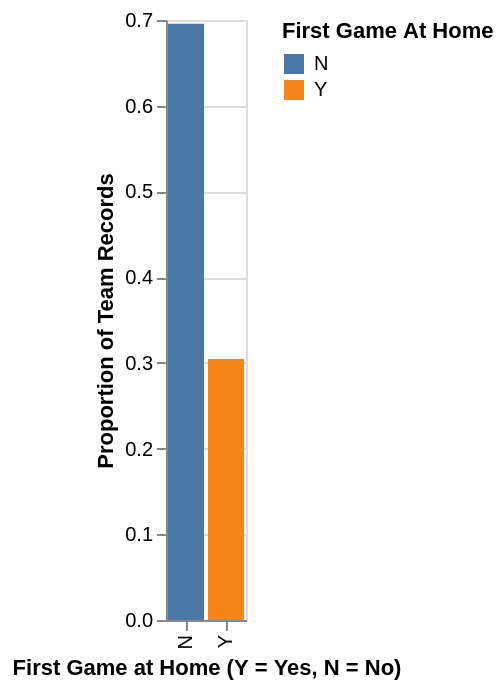

The code cell stored with this chart in its notebook:
### Code cell
home_counts = (tidy_data.groupby('first_game_at_home')
               .size()
              .reset_index(name='count'))
home_counts = home_counts.assign(proportion = home_counts['count']/home_counts['count'].sum())
home_proportion_plot = alt.Chart(home_counts).mark_bar().encode(
    x=alt.X("first_game_at_home:N").title("First Game at Home (Y = Yes, N = No)"),
    y=alt.Y("proportion:Q").title("Proportion of Team Records"),
    color=alt.Color('first_game_at_home:N').title('First Game At Home')
)
home_proportion_plot

### Figure 1 — Vega-Lite specification as saved in the notebook (floating-point values rounded to 4 significant figures)
{"config": {"view": {"continuousWidth": 300, "continuousHeight": 300}}, "data": {"name": "data-e2b42bda68654d6500a87c24b652256a"}, "mark": {"type": "bar"}, "encoding": {"color": {"field": "first_game_at_home", "title": "First Game At Home", "type": "nominal"}, "x": {"field": "first_game_at_home", "title": "First Game at Home (Y = Yes, N = No)", "type": "nominal"}, "y": {"field": "proportion", "title": "Proportion of Team Records", "type": "quantitative"}}, "$schema": "https://vega.github.io/schema/vega-lite/v5.20.1.json", "datasets": {"data-e2b42bda68654d6500a87c24b652256a": [{"first_game_at_home": "N", "count": 1455, "proportion": 0.6955}, {"first_game_at_home": "Y", "count": 637, "proportion": 0.3045}]}}
